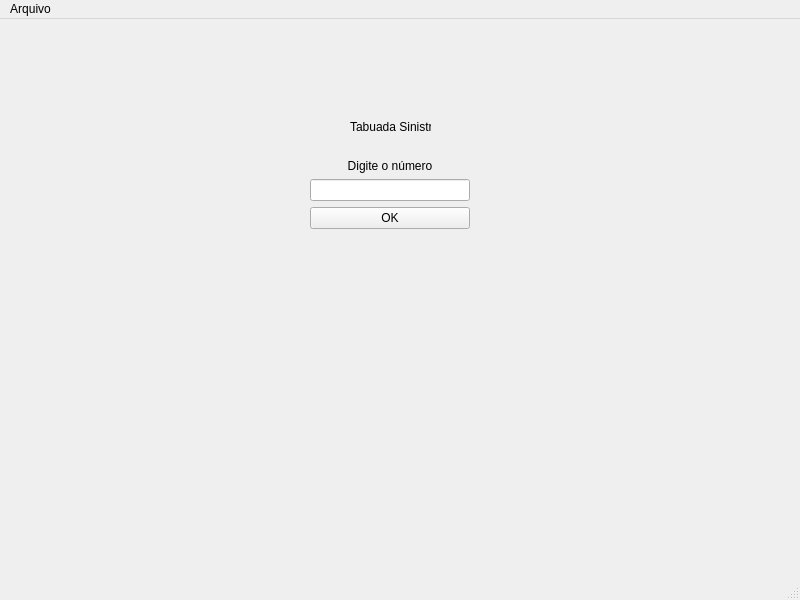
<?xml version="1.0" encoding="UTF-8"?>
<ui version="4.0">
 <class>MainWindow</class>
 <widget class="QMainWindow" name="MainWindow">
  <property name="geometry">
   <rect>
    <x>0</x>
    <y>0</y>
    <width>800</width>
    <height>600</height>
   </rect>
  </property>
  <property name="windowTitle">
   <string>MainWindow</string>
  </property>
  <widget class="QWidget" name="centralwidget">
   <widget class="QWidget" name="verticalLayoutWidget">
    <property name="geometry">
     <rect>
      <x>310</x>
      <y>140</y>
      <width>160</width>
      <height>70</height>
     </rect>
    </property>
    <layout class="QVBoxLayout" name="verticalLayout">
     <item>
      <widget class="QLabel" name="label_2">
       <property name="text">
        <string>Digite o número</string>
       </property>
       <property name="alignment">
        <set>Qt::AlignCenter</set>
       </property>
      </widget>
     </item>
     <item>
      <widget class="QLineEdit" name="lineEdit"/>
     </item>
     <item>
      <widget class="QPushButton" name="pushButton">
       <property name="text">
        <string>OK</string>
       </property>
      </widget>
     </item>
    </layout>
   </widget>
   <widget class="QLabel" name="label_3">
    <property name="geometry">
     <rect>
      <x>270</x>
      <y>240</y>
      <width>251</width>
      <height>141</height>
     </rect>
    </property>
    <property name="text">
     <string/>
    </property>
    <property name="alignment">
     <set>Qt::AlignHCenter|Qt::AlignTop</set>
    </property>
   </widget>
   <widget class="QLabel" name="label">
    <property name="geometry">
     <rect>
      <x>350</x>
      <y>100</y>
      <width>81</width>
      <height>16</height>
     </rect>
    </property>
    <property name="text">
     <string>Tabuada Sinistra</string>
    </property>
   </widget>
  </widget>
  <widget class="QMenuBar" name="menubar">
   <property name="geometry">
    <rect>
     <x>0</x>
     <y>0</y>
     <width>800</width>
     <height>21</height>
    </rect>
   </property>
   <widget class="QMenu" name="menuArquivo">
    <property name="title">
     <string>Arquivo</string>
    </property>
    <addaction name="actionNovo"/>
    <addaction name="actionAbrir"/>
    <addaction name="actionSalvar"/>
    <addaction name="actionSair"/>
   </widget>
   <addaction name="menuArquivo"/>
  </widget>
  <widget class="QStatusBar" name="statusbar"/>
  <action name="actionNovo">
   <property name="text">
    <string>Novo</string>
   </property>
  </action>
  <action name="actionSalvar">
   <property name="text">
    <string>Salvar</string>
   </property>
  </action>
  <action name="actionSair">
   <property name="text">
    <string>Sair</string>
   </property>
  </action>
  <action name="actionAbrir">
   <property name="text">
    <string>Abrir</string>
   </property>
  </action>
 </widget>
 <resources/>
 <connections/>
</ui>
